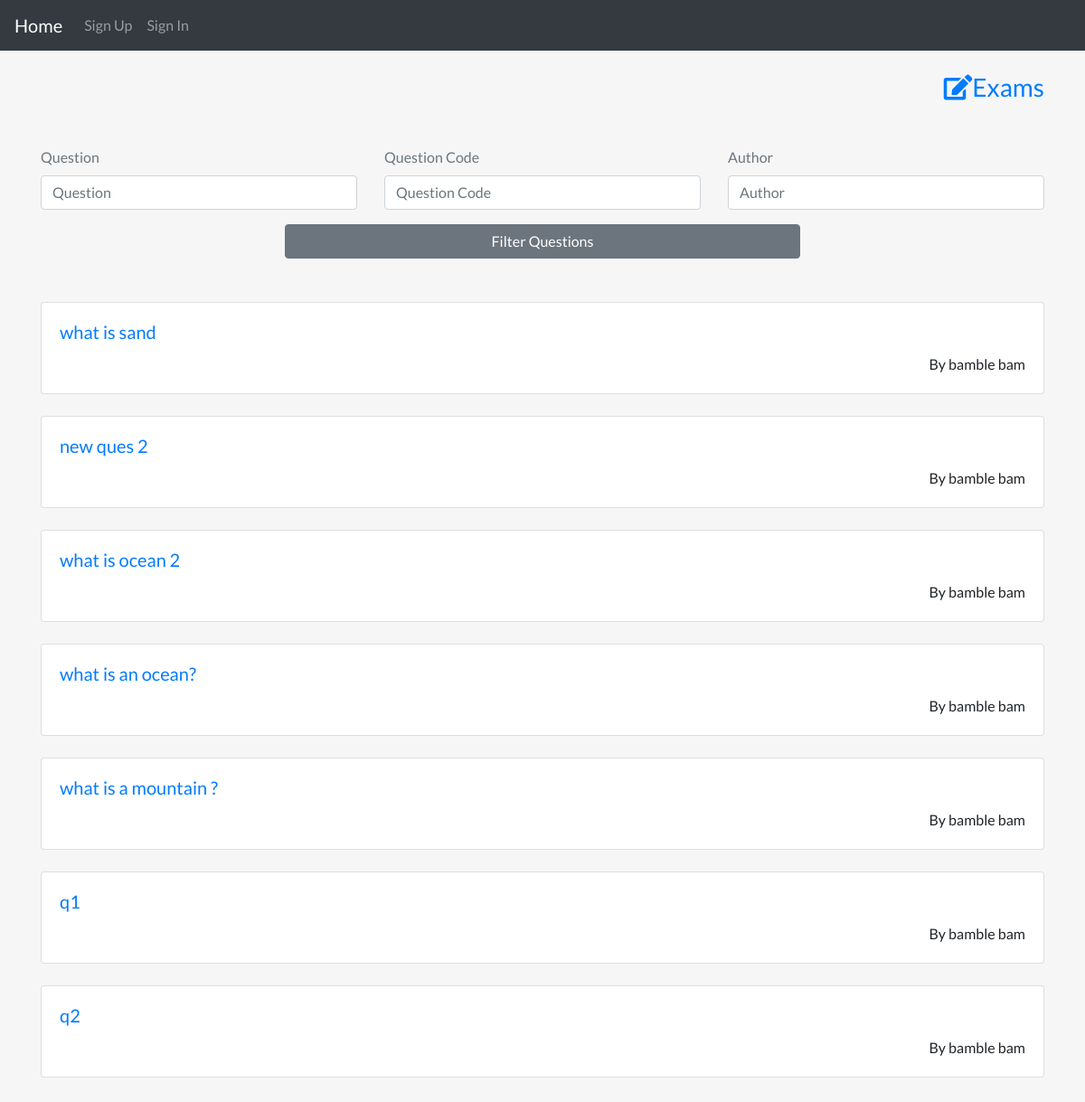
The app's page /quiz/, older data.
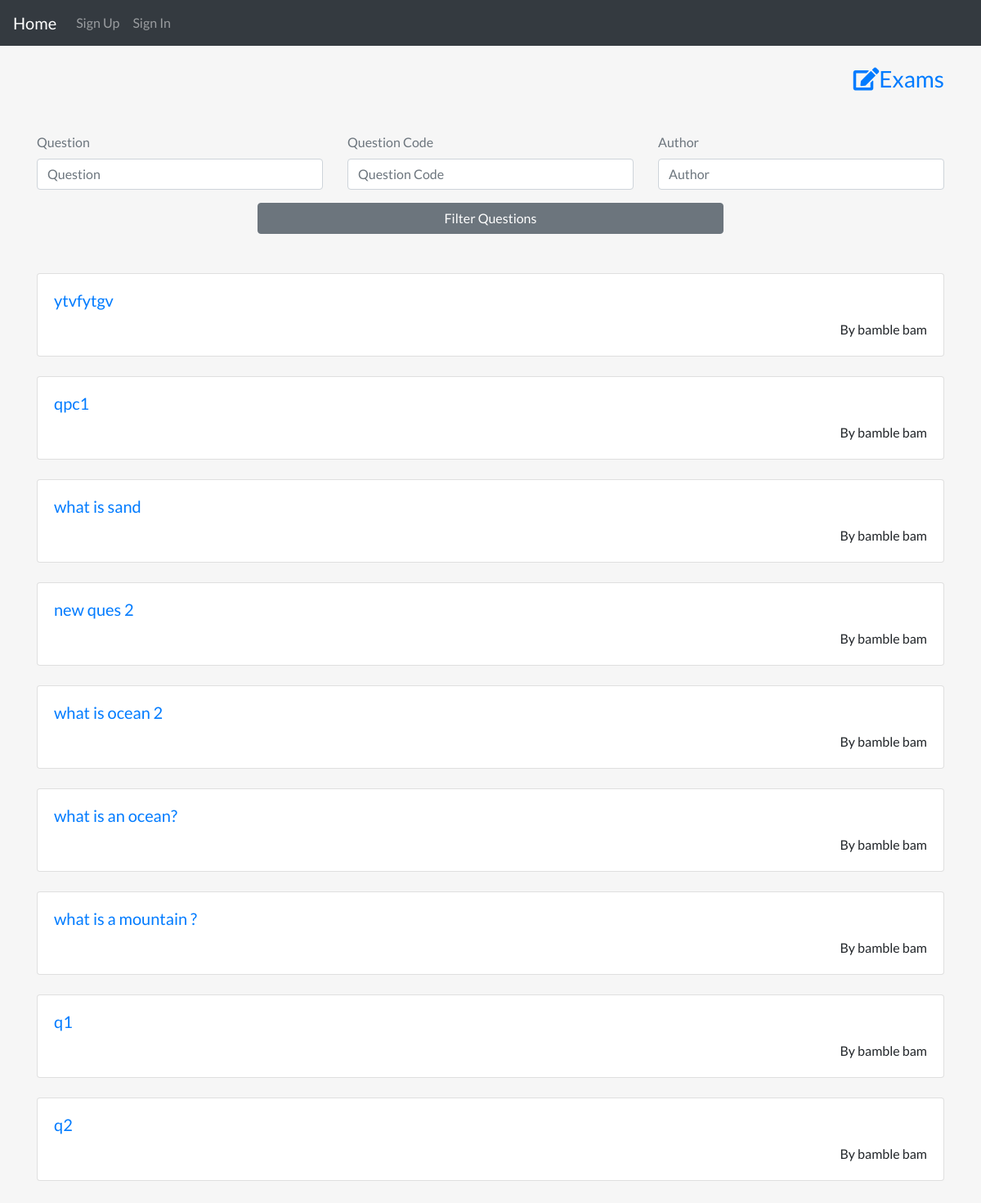
The same page, newer data.
### quiz/models.py (models this page shows, shortened)
class Question(models.Model):
    author = models.ForeignKey(
        User, on_delete=models.CASCADE, null=True, blank=True)
    title = models.CharField(max_length=200)
    model_answer = models.TextField(null=True)
    question_code = models.CharField(max_length=200, default=uuid4().hex[:6])
    slug = models.SlugField(max_length=255, null=True, blank=True)
    date_added = models.DateTimeField(auto_now_add=True, null=True, blank=True)
    is_exam = models.BooleanField(default=False)
    is_private = models.BooleanField(default=False)

### user_auth/models.py (models this page shows, shortened)
class User(AbstractUser):
    first_name = models.CharField(max_length=200, null=True, blank=True)
    last_name = models.CharField(max_length=200, null=True, blank=True)
    roll_no = models.CharField(max_length=200, null=True, blank=True)
    username = models.CharField(max_length=200, unique=True)
    email = models.CharField(max_length=200, unique=True)
    slug = models.SlugField()
    is_teacher = models.BooleanField(default=False)
    def __str__(self):
        return str(self.first_name)+" "+str(self.last_name)

### quiz/views.py (the view)
# urls.py: path("", views.QuestionListView.as_view(), name='quiz-home'),
class QuestionListView(FilterView):
    model = Question
    paginate_by = 10
    template_name = "quiz/question_home.html"
    filterset_class = QuestionFilter
    def get_queryset(self):
        questions = super().get_queryset()
        return questions.filter(is_exam=False).order_by('-date_added')
    def get_context_data(self, **kwargs):
        context = super().get_context_data(**kwargs)
        request_copy = self.request.GET.copy()
        params = request_copy.pop('page', True) and request_copy.urlencode()
        context['params'] = params
        return context

### quiz/templates/quiz/question_home.html (shortened to what this page needs)
{% extends 'layouts/normal_page.html' %}
{% load widget_tweaks %}
{% block content %}
<div class="container mt-4">
  <div class="w-100 text-right">
    <a href="{% url 'exam-home' %}">
      <h3> <i class="fas fa-edit"></i>Exams</h3>
    </a>
  </div>
</div>
<div class="container">
  <form action="" class="row my-5">
    <div class="form-group input-field col-lg-4">
      {{filter.form.title__icontains|add_class:"form-control"|attr:"placeholder:Question"|attr:"placeholder:Question"}}
      <label for="">Question</label>
    </div>
    <div class="form-group input-field col-lg-4">
      {{filter.form.question_code|add_class:"form-control"|attr:"placeholder:Question Code"}}
      <label for="">Question Code</label>
    </div>
    <div class="form-group input-field col-lg-4">
      {{filter.form.author|add_class:"form-control"|attr:"placeholder:Author"}}
      <label for="">Author</label>
    </div>
    <div class="w-100 d-flex justify-content-center">
      <button type="submit" class="btn btn-secondary w-50">Filter Questions</button>
    </div>
  </form>
</div>
<div class="container">
  {% for question in object_list %}
  <div class="card my-4 ques-card">
    <div class="card-body">
      <h5 class="card-title"><a href="{% url 'question' question.slug %}">{{question.title}}</a></h5>
      <p class="card-text text-right">By {{question.author}}</p>
    </div>
  </div>
  {% endfor %}
</div>
<br>
{% endblock %}

### quiz/templates/layouts/normal_page.html (shortened to what this page needs)
{% load static %}
<!DOCTYPE html>
<html lang="en" dir="ltr">
<head>
    <link rel="stylesheet" href="https://stackpath.bootstrapcdn.com/bootstrap/4.3.1/css/bootstrap.min.css"
>
    <link rel="stylesheet" href="https://cdnjs.cloudflare.com/ajax/libs/font-awesome/5.15.1/css/all.min.css"
 />
    <link rel="stylesheet" href="{% static 'css/normal_styles.css' %}" type="text/css">
</head>
<body>
    {% include 'custom/navbar.html' %}
    {% block content %}
    {% endblock %}
</body>
</html>

### user_auth/templates/custom/navbar.html (shortened to what this page needs)
<nav class="navbar navbar-expand-lg navbar-dark bg-dark">
    <a class="navbar-brand" href="{% url 'home' %}">Home</a>
    <div class="collapse navbar-collapse" id="navbarNav">
        <ul class="navbar-nav">
            {% if request.user.is_authenticated %}
            <li class="nav-item">
                <a class="nav-link" href="{% url 'dashboard' %}">Profile</a>
            </li>
            <li class="nav-item">
                <a class="nav-link" href="{% url 'logout' %}">Sign Out</a>
            </li>
            {% else %}
            <li class="nav-item">
                <a class="nav-link" href="{% url 'account_signup' %}">Sign Up</a>
            </li>
            <li class="nav-item">
                <a class="nav-link" href="{% url 'account_login' %}">Sign In</a>
            </li>
            {% endif %}
        </ul>
    </div>
</nav>

### static/css/normal_styles.css (style rules this page uses)
body, html { height: 100%; -webkit-box-sizing: border-box; box-sizing: border-box; background-color: #f6f6f6; font-family: "Lato", sans-serif; }
.input-field { display: -webkit-box; display: -ms-flexbox; display: flex; -webkit-box-orient: vertical; -webkit-box-direction: reverse; -ms-flex-direction: column-reverse; flex-direction: column-reverse; }
.input-field label { color: #6c757d; }

Row changes from the older to the newer data that the page shows:
added Question: title "ytvfytgv", author "bamble bam"
added Question: title "qpc1", author "bamble bam"
